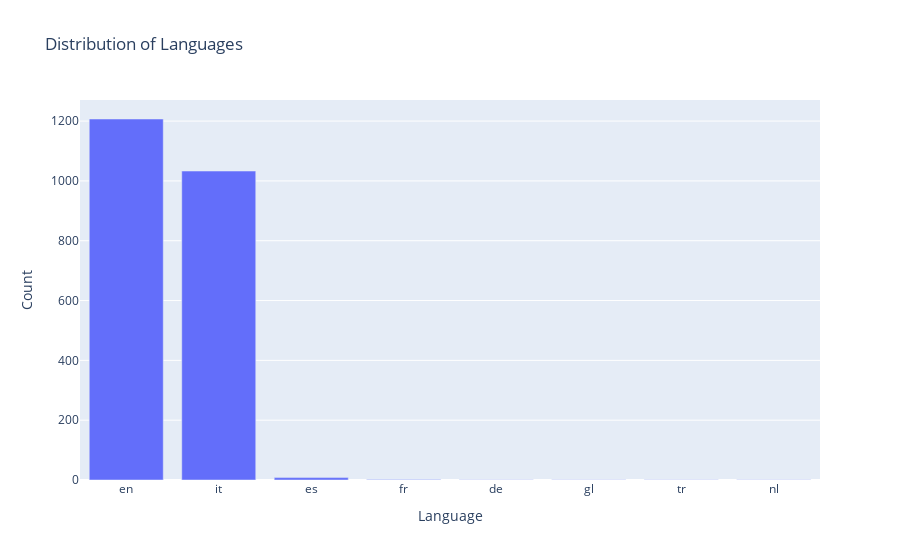

The notebook cell this image was saved under:
### Code cell
lang_counts = X_train['lang'].value_counts().reset_index()
lang_counts.columns = ['Language', 'Count']
fig5 = px.bar(lang_counts, x='Language', y='Count', 
              title='Distribution of Languages', labels={'Language': 'Language', 'Count': 'Count'})
fig5.show()

### Figure 1 — Plotly figure (JSON) as saved in the notebook; plotly's stock layout.template omitted (floating-point values rounded to 4 significant figures)
{"data": [{"alignmentgroup": "True", "hovertemplate": "Language=%{x}<br>Count=%{y}<extra></extra>", "legendgroup": "", "marker": {"color": "#636efa", "pattern": {"shape": ""}}, "name": "", "offsetgroup": "", "orientation": "v", "showlegend": false, "textposition": "auto", "type": "bar", "x": ["en", "it", "es", "fr", "de", "gl", "tr", "nl"], "xaxis": "x", "y": [1207, 1033, 8, 2, 1, 1, 1, 1], "yaxis": "y"}], "layout": {"barmode": "relative", "legend": {"tracegroupgap": 0}, "title": {"text": "Distribution of Languages"}, "xaxis": {"anchor": "y", "domain": [0, 1], "title": {"text": "Language"}}, "yaxis": {"anchor": "x", "domain": [0, 1], "title": {"text": "Count"}}}}
